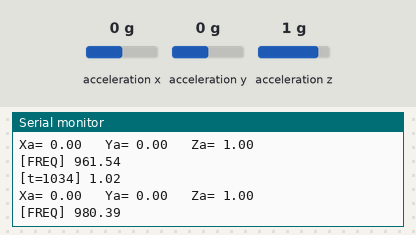
Bench run of a sketch on a simulated Arduino Uno, built with avr-gcc and run on an emulated ATmega328P. Shown: the last lines printed to the serial monitor. Wiring (inferred from the names in the program): ADXL345 accelerometer at I2C address 0x53. The test bench sets the inputs (shaded band); at power-on: acceleration x 0 g, acceleration y 0 g, acceleration z 1 g.

Above: at 1.2 s.
1.3 s: acceleration x set to -1.4 g
At 2.0 s:
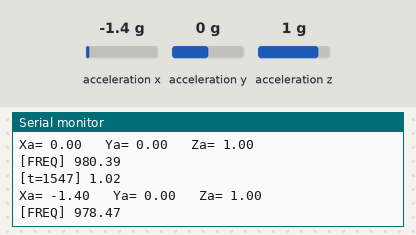
2.8 s: acceleration y set to -1.4 g
At 3.5 s:
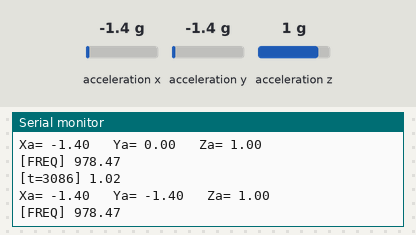
4.3 s: acceleration z set to -1.4 g
At 5.0 s:
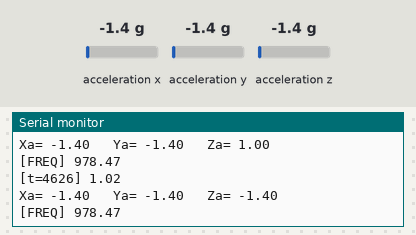
Timing chart, 0 to 7.3 s (numbered marks = the images above; inputs shaded):
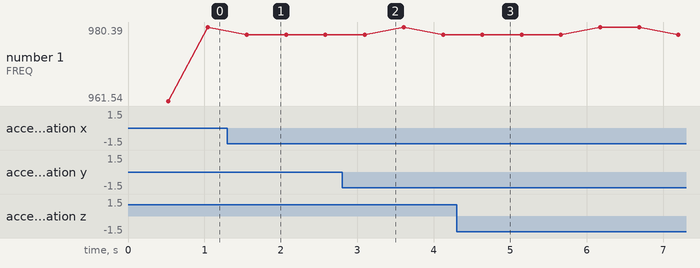

Measured:
- after the input at 1.3 s, the serial monitor: prints a new line after 0.25 s (image 1)
- after the input at 2.8 s, the serial monitor: prints a new line after 0.29 s (image 2)
- after the input at 4.3 s, the serial monitor: prints a new line after 0.33 s (image 3)

The sketch:

Read_accelerometer_v2.ino
```cpp
/*
    Arduino and ADXL345 Accelerometer Tutorial
     by Dejan, https://howtomechatronics.com
*/

#include <Wire.h>  // Wire library - used for I2C communication

int ADXL345 = 0x53; // The ADXL345 sensor I2C address

float X_out, Y_out, Z_out;  // Outputs
float calibrationVal = 1;

// SERIAL MONITOR
int counter = 0;
const int n = 500;       // number of measurements until values are printed
int timesTimed = 0;
float lastPrint = 0;
float frequency;


void setup() {
  Serial.begin(57600); // Initiate serial communication
  Wire.begin(); // Initiate the Wire library
  // Set ADXL345 in measuring mode
  Wire.beginTransmission(ADXL345); // Start communicating with the device
  Wire.write(0x2D); // Access/ talk to POWER_CTL Register - 0x2D
  // Enable measurement
  Wire.write(8); // (8dec -> 0000 1000 binary) Bit D3 High for measuring enable
  Wire.endTransmission();
  delay(10);
}

void loop() {
  // === Read acceleromter data === //
  Wire.beginTransmission(ADXL345);
  Wire.write(0x32); // Start with register 0x32 (ACCEL_XOUT_H)
  Wire.endTransmission(false);
  Wire.requestFrom(ADXL345, 6, true); // Read 6 registers total, each axis value is stored in 2 registers
  X_out = ( Wire.read()| Wire.read() << 8); // X-axis value
  X_out = X_out/256 * calibrationVal; //For a range of +-2g, we need to divide the raw values by 256, according to the datasheet
  Y_out = ( Wire.read()| Wire.read() << 8); // Y-axis value
  Y_out = Y_out/256 * calibrationVal;
  Z_out = ( Wire.read()| Wire.read() << 8); // Z-axis value
  Z_out = Z_out/256 * calibrationVal;
/*
  Serial.print("Xa= ");
  Serial.print(X_out);
  Serial.print("   Ya= ");
  Serial.print(Y_out);
  Serial.print("   Za= ");
  Serial.print(Z_out);

  frequency = 1000. / (millis()-lastPrint);
  lastPrint = millis();

  Serial.print("   Freq= ");
  Serial.println(frequency);
  */
  //delay();

  counter ++;
  if (counter == n) {
    counter = 0;
    double freq = 1000.*n / (millis()-lastPrint);

    Serial.print("[t=");
    Serial.print(millis());
    Serial.print("] ");
    Serial.println(1000./freq);
    Serial.print("Xa= ");
    Serial.print(X_out);
    Serial.print("   Ya= ");
    Serial.print(Y_out);
    Serial.print("   Za= ");
    Serial.println(Z_out);
    Serial.print("[FREQ] ");
    Serial.println(freq);

    lastPrint = millis();
    }

}
```
